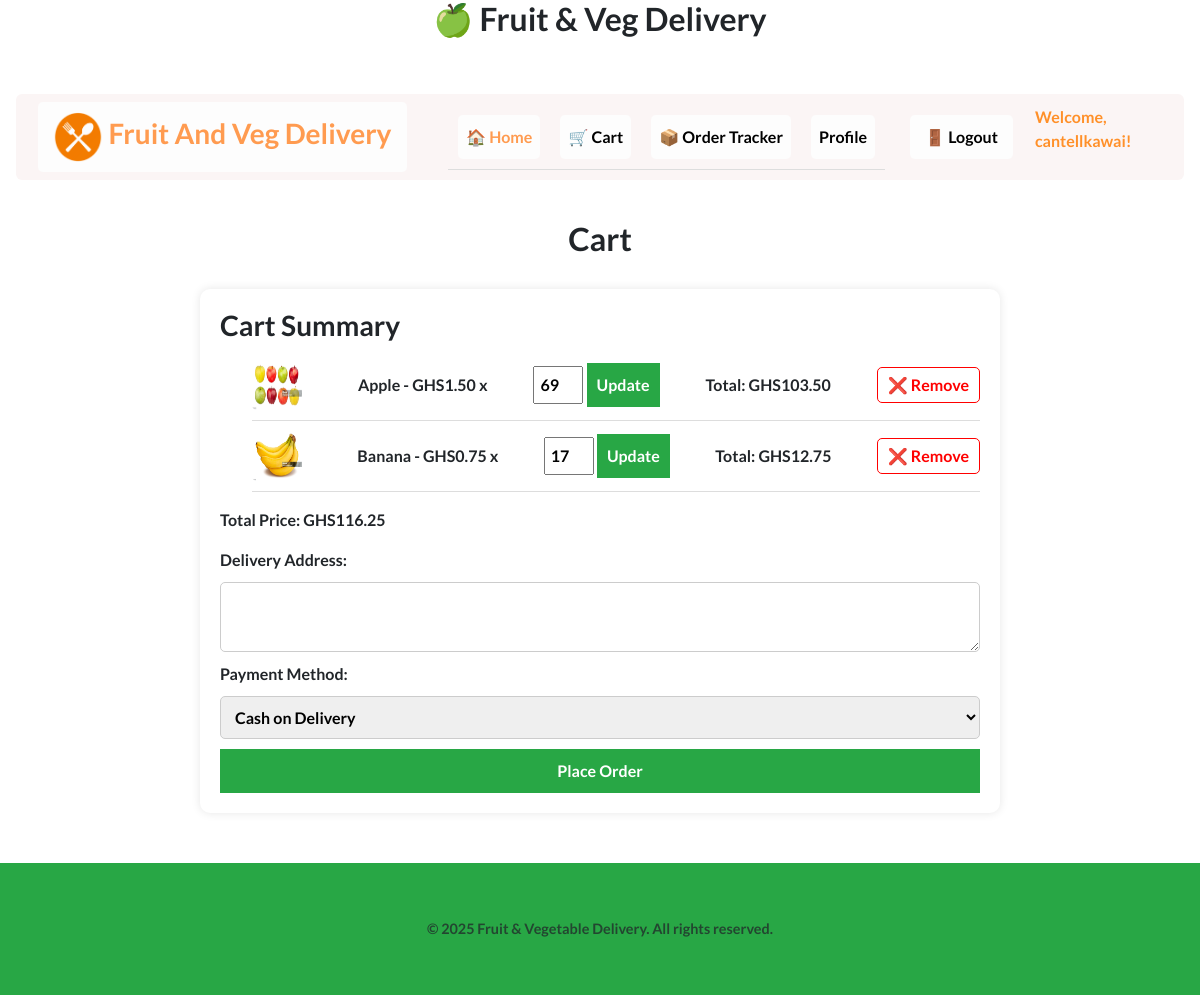
The page /user/cart.php (signed in) on the database its author committed.
### tables this page shows
CREATE TABLE IF NOT EXISTS `cart` (
  `id` int NOT NULL AUTO_INCREMENT,
  `user_id` int NOT NULL,
  `product_id` int NOT NULL,
  `quantity` int NOT NULL DEFAULT '1',
  `added_on` timestamp NULL DEFAULT CURRENT_TIMESTAMP,
  PRIMARY KEY (`id`),
  KEY `user_id` (`user_id`),
  KEY `product_id` (`product_id`)
);

CREATE TABLE IF NOT EXISTS `products` (
  `id` int NOT NULL AUTO_INCREMENT,
  `name` varchar(100) NOT NULL,
  `category` enum('Fruit','Vegetable') NOT NULL,
  `price` decimal(10,2) NOT NULL,
  `image` varchar(255) NOT NULL,
  `created_at` timestamp NULL DEFAULT CURRENT_TIMESTAMP,
  PRIMARY KEY (`id`)
);

### user/cart.php (the view, shortened to what this page needs)
<?php
include 'includes/../../db.php';
$user_id = $_SESSION['user_id'];
$sql = "SELECT c.product_id, p.name, p.price, p.image, c.quantity
        FROM cart c
        JOIN products p ON c.product_id = p.id
        WHERE c.user_id = '$user_id'";
$result = $conn->query($sql);
$cart_items = [];
$total_price = 0;
while ($row = $result->fetch_assoc()) {
    $cart_items[] = $row;
    $total_price += $row['price'] * $row['quantity'];
}
?>
<!DOCTYPE html>
<html lang="en">
<head>
    <link rel="stylesheet" href="./cart.css">
    <link rel="stylesheet" href="../main.css">
    <link rel="stylesheet" href="./home.css">
</head>
<body>
<div>
        <h2>🍏 Fruit & Veg Delivery</h2>
        <?php include 'includes/../header.php'; ?>
    <h2>Cart</h2>
    <div class="checkout-container">
        <h3>Cart Summary</h3>
        <ul>
            <?php if (empty($cart_items)): ?>
                <p>Your cart is empty.</p>
            <?php else: ?>
                <?php foreach ($cart_items as $item) : ?>
                    <li>
                        <img src="../Images/<?php echo $item['image']; ?>" alt="<?php echo $item['name']; ?>" width="50">
                        <?php echo $item['name']; ?> - GHS<?php echo number_format($item['price'], 2); ?> x
                        <form method="POST" style="display:inline;">
                            <input type="number" name="quantity" value="<?php echo $item['quantity']; ?>" min="1" required>
                            <button type="submit" name="update_quantity">Update</button>
                        </form>
                        <strong>Total: GHS<?php echo number_format($item['price'] * $item['quantity'], 2); ?></strong>
                        <a href="cart.php?remove=<?php echo $item['product_id']; ?>" class="btn-remove" onclick="return confirm('Are you sure you want to remove this item?');">❌ Remove</a>
                    </li>
                <?php endforeach; ?>
            <?php endif; ?>
        </ul>
        <p><strong>Total Price: GHS<?php echo number_format($total_price, 2); ?></strong></p>
        <form method="POST">
            <label>Delivery Address:</label>
            <textarea name="address" required></textarea>
            <label>Payment Method:</label>
            <select name="payment_method" required>
                <option name="Cash" value="Cash on Delivery">Cash on Delivery</option>
            </select>
            <button type="submit" name="place_order">Place Order</button>
        </form>
    </div>
    <?php include 'includes/../footer.php'; ?>
</body>
</html>

### user/cart.css (style rules this page uses)
body { font-family: Arial, sans-serif; background-color: #f8f9fa; margin: 0; padding: 0; }
.checkout-container { max-width: 800px; margin: 30px auto; padding: 20px; background: white; border-radius: 10px; box-shadow: 0px 0px 10px rgba(0, 0, 0, 0.1); }
h2 { text-align: center; color: #333; }
ul { list-style: none; padding: 0; }
ul li { display: flex; align-items: center; justify-content: space-between; border-bottom: 1px solid #ddd; padding: 10px 0; }
ul li img { width: 50px; height: 50px; border-radius: 5px; margin-right: 10px; }
ul li form { display: flex; gap: 10px; }
ul li input[type="number"] { width: 50px; padding: 5px; }
.btn-remove { color: red; text-decoration: none; font-weight: bold; padding: 5px 10px; border: 1px solid red; border-radius: 5px; }
form { display: flex; flex-direction: column; gap: 10px; }
textarea, select { width: 100%; padding: 10px; border: 1px solid #ccc; border-radius: 5px; }
button { background-color: #28a745; color: white; padding: 10px; border: none; border-radius: 5px; cursor: pointer; }

### user/home.css (style rules this page uses)
body { font-family: 'Arial', sans-serif; background-color: #f8f9fa; margin: 0; padding: 0; color: #333; }

### rows shown on the page
cart: product.image (picture), product.name "Apple", product.price "1.50", quantity "69", $item['price'] * $item['quantity'] "103.50"
cart: product.image (picture), product.name "Banana", product.price "0.75", quantity "17", $item['price'] * $item['quantity'] "12.75"

### other values the page prints
$_SESSION['user_name'] "cantellkawai"
$total_price "116.25"
